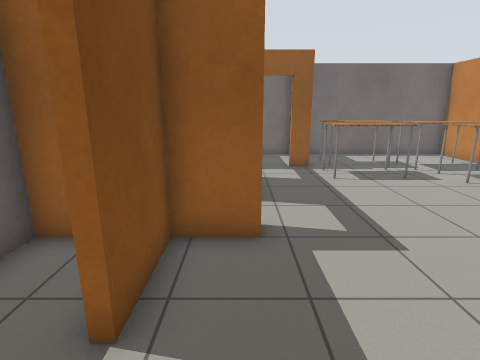
View 1 (above)

16 first-person views from a walk through a world built for the Gazebo simulator. The camera is 1.3 m above the floor, tilts 14° down and sees 80° across. The floor is counted in squares, 0.5 m on a side. Each view is taken from the middle of a square. On the plan, view 1 faces up. The plan holds only what a view shows up to about 19 squares ahead; the rest is blank. Simple patterns stand in for the simulator's built-in surfaces.

View 2
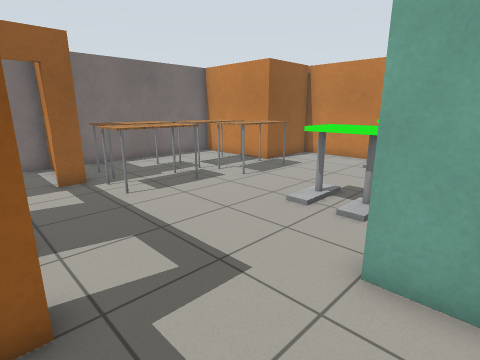

View 3
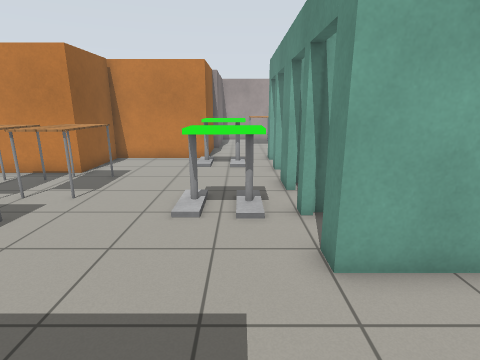

View 4
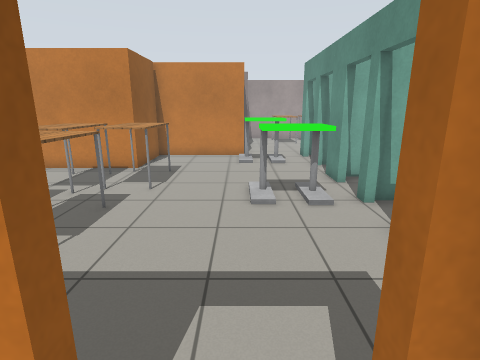

View 5
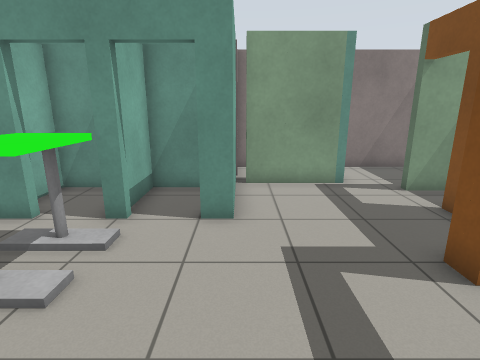

View 6
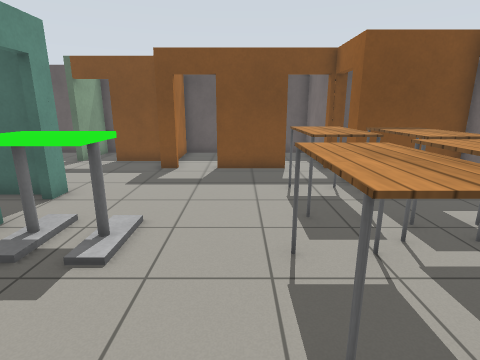

View 7
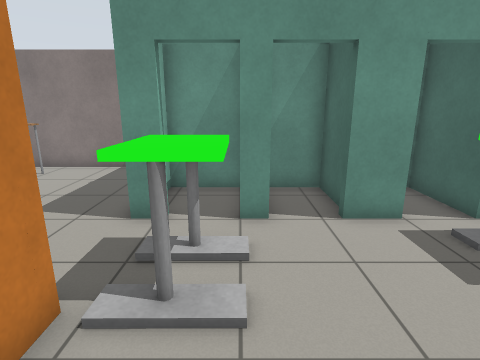

View 8
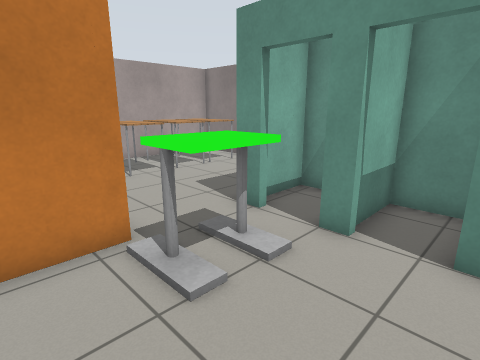

View 9
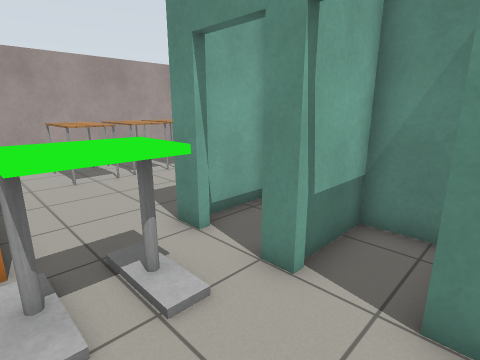

View 10
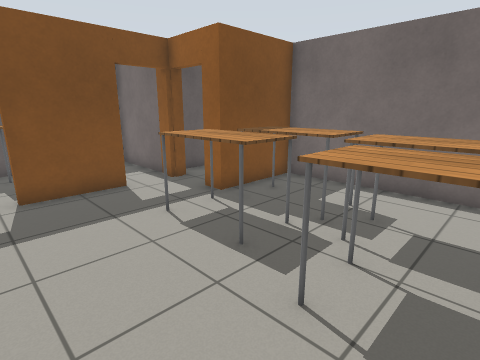

View 11
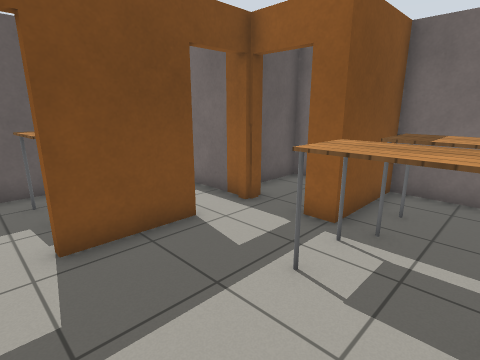

View 12
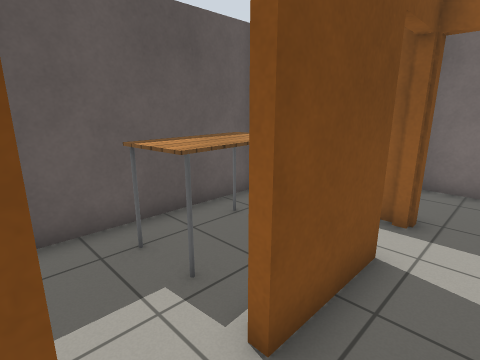

View 13
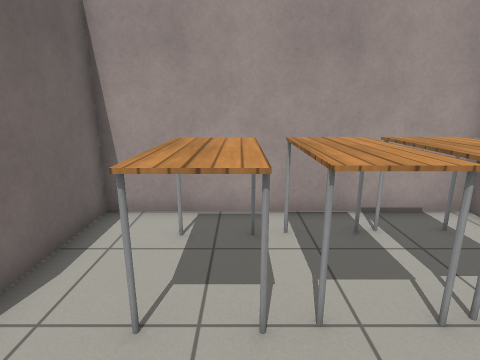

View 14
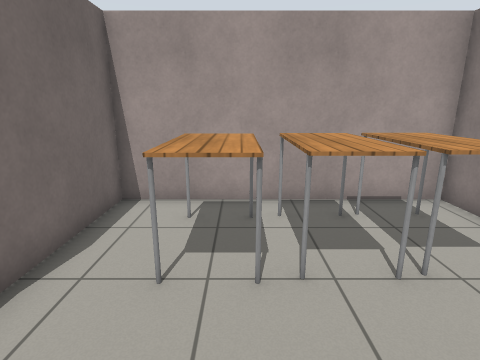

View 15
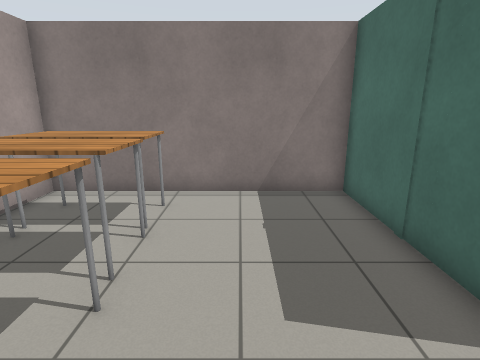

View 16
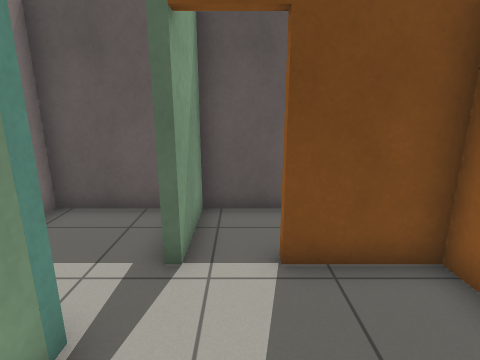

### Floor plan
Points are (right, up) in squares from view 1. A wall is a line through its corners. A room is listed if a view was taken in it or the views show most of it. See-through windows are left out.
Room 1 (views 1, 2, 3, 5, 6, 7, 8, 9, 10, 11, 12, 16)
walls: (6.6, 3.5) (7.2, 3.5); (9, 3.5) (10.5, 3.5); (0.4, 6.2) (0.4, 5.5) (-1.4, 5.5) (-1.4, 2.6); (12.4, 3.5) (13, 3.5); (0.4, 11.1) (0.4, 7.9); (4.2, 0.2) (4.2, 3.5) (5, 3.5); (15.4, 6.8) (15.4, 11.6) (11.6, 11.6) (11.6, 16.7) (3.2, 16.7) (3.2, 13) (2.3, 13); (14.7, 3.5) (15.7, 3.5); (0.2, 0) (3.9, 0); (-1.4, 1) (-1.4, 0.6); (-4.2, 0) (-4.2, -2.9) (-0.7, -2.9)
ways out: open door at (0, 7.5) to room 2; open door at (0, 11.5) to room 2; opening at (16, 5) to room 3; open door at (1.5, 13) to room 4; open door at (-1.7, 1.7) to room 5; open door at (12.5, 3) to room 6; open door at (8.5, 3) to room 7; open door at (5.5, 3) to room 8
objects: table (4, 11) to (6, 12); table (4, 13) to (7, 14); person (7, 5) to (8, 6); table (8, 10) to (11, 11); table (8, 13) to (10, 14); person (13, 5) to (14, 6)
Room 2 (view 4)
walls: (0.1, 13) (-4.2, 13) (-4.2, 5.8) (-1.8, 5.8)
ways out: open door at (0, 7.5) to room 1; open door at (0, 11.5) to room 1
objects: table (-3, 8) to (-2, 11)
Room 3 (views 13, 14, 15)
walls: (15.6, 2.5) (15.6, -2.9) (25.1, -2.9) (25.1, 6.5) (20.6, 6.5); (19.4, 6.8) (15.4, 6.8)
ways out: opening at (16, 5) to room 1
objects: table (21, -1) to (24, 0); table (21, 1) to (24, 2); table (21, 3) to (24, 4)
Room 4 (no view inside)
walls: (2.9, 15.9) (2.9, 16.7) (-0.5, 16.7) (-0.5, 13.7)
ways out: open door at (1.5, 13) to room 1
Room 5 (no view inside)
walls: (-4.2, 5.5) (-4.2, 1) (-1.4, 1)
ways out: open door at (-1.7, 1.7) to room 1
Room 6 (no view inside)
walls: (10.3, 2.6) (10.3, 0.6) (12.4, 0.6) (12.4, 3.5)
ways out: open door at (12.5, 3) to room 1
Room 7 (no view inside)
walls: (7.2, 3.5) (7.2, 0.6) (10, 0.6) (10, 3)
ways out: open door at (8.5, 3) to room 1
Room 8 (no view inside)
walls: (4.5, 2.9) (4.5, 1.5); (5.2, 0.6) (7, 0.6) (7, 3.1)
ways out: open door at (5.5, 3) to room 1
Room 9 (no view inside)
walls: (13, 0.6) (15.4, 0.6) (15.4, 3.1)

Where each view was taken, in squares from view 1:
view 1: 0 up, 0 right, facing up
view 2: 2 up, 0 right, facing up-right
view 3: 5 up, 0 right, facing right
view 4: 7 up, 1 left, facing right
view 5: 10 up, 4 right, facing down
view 6: 9 up, 13 right, facing left
view 7: 10 up, 13 right, facing down
view 8: 9 up, 10 right, facing down-right
view 9: 7 up, 10 right, facing down-right
view 10: 7 up, 10 right, facing up-left
view 11: 7 up, 6 right, facing up-left
view 12: 6 up, 2 right, facing up-left
view 13: 3 up, 18 right, facing right
view 14: 3 up, 17 right, facing right
view 15: 6 up, 19 right, facing down
view 16: 2 up, 3 right, facing left
